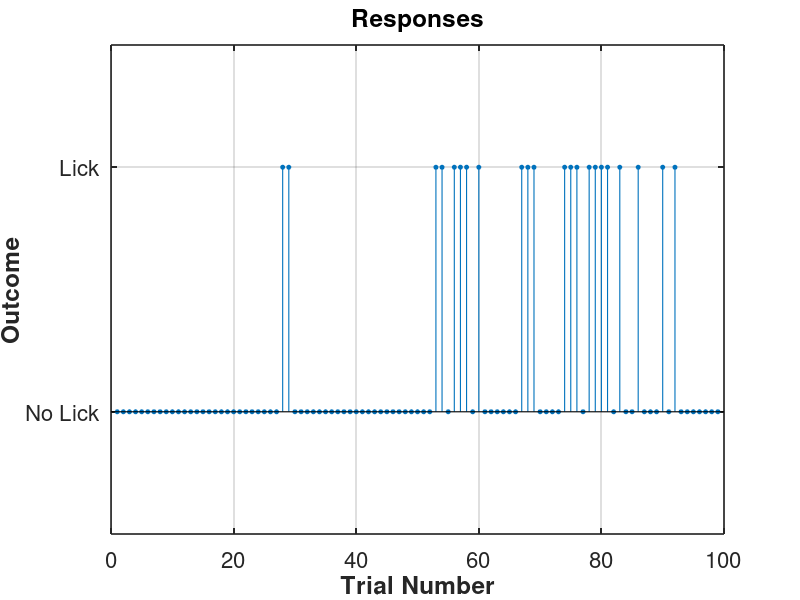

Recreate this plot in MATLAB.
data = [1 1 1 1 1 1 1 1 1 1 1 1 1 1 1 1 1 1 1 1 1 1 1 1 1 1 1 0 0 1 1 1 1 1 1 1 1 1 1 1 ...
        1 1 1 1 1 1 1 1 1 1 1 1 0 0 1 0 0 0 1 0 1 1 1 1 1 1 0 0 0 1 1 1 1 0 0 0 1 0 0 0 0 ...
        1 0 1 1 0 1 1 1 0 1 0 1 1 1 1 1 1 1];

% Switch 1s and 0s
data = 1 - data; 

% Create x-axis values
x = 1:length(data);

figure;
stem(x, data, 'filled', 'MarkerSize', 3, 'LineWidth', 0.8);
ylim([-0.5 1.5]);
yticks([0 1]);
yticklabels({'No Lick', 'Lick'});

xlabel('Trial Number', 'FontSize', 18, 'FontWeight', 'Bold');
ylabel('Outcome', 'FontSize', 18, 'FontWeight', 'Bold');
title('Responses', 'FontSize', 20, 'FontWeight', 'Bold');
set(gca, 'FontSize', 16, 'LineWidth', 1.2);
grid on;
